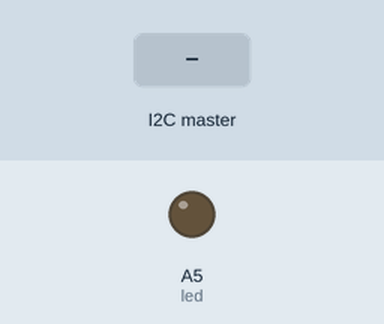
Bench run of a sketch on a simulated Arduino Uno, built with avr-gcc and run on an emulated ATmega328P. Shown: output pins drawn as LEDs (lit = HIGH). Inputs (shaded band) come from the test bench.

Above: at 1.2 s.
1.3 s: the I2C master sends the byte 1
At 1.9 s:
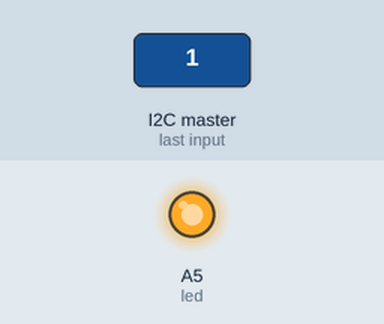
2.8 s: the I2C master sends the byte 0
At 3.1 s:
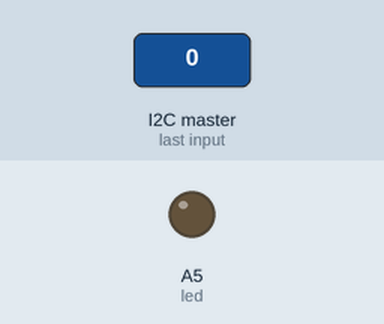
4.3 s: the I2C master sends the byte 2
At 5.4 s:
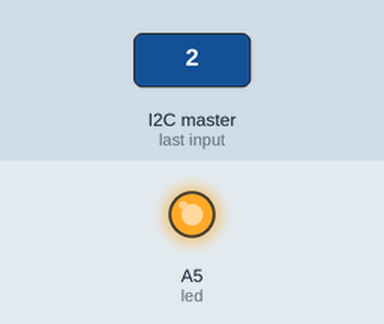
Timing chart, 0 to 7.3 s (numbered marks = the images above; inputs shaded):
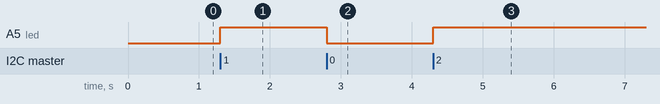

Measured:
- after the input at 1.3 s, A5 (led): LOW → HIGH at once
- after the input at 2.8 s, A5 (led): HIGH → LOW at once
- after the input at 4.3 s, A5 (led): LOW → HIGH at once

The sketch:

Argon_demo.ino
```cpp
#include<Wire.h>

int led = A5;

void recieveEvent(int byteCount){
    while(Wire.available()){
        char s=Wire.read();
        digitalWrite(led,s);
    }
}


void setup() {
    Wire.begin(0x10);
    Wire.onReceive(recieveEvent);

    pinMode(led,OUTPUT);
    digitalWrite(led,LOW);
}


void loop() {

}
```
